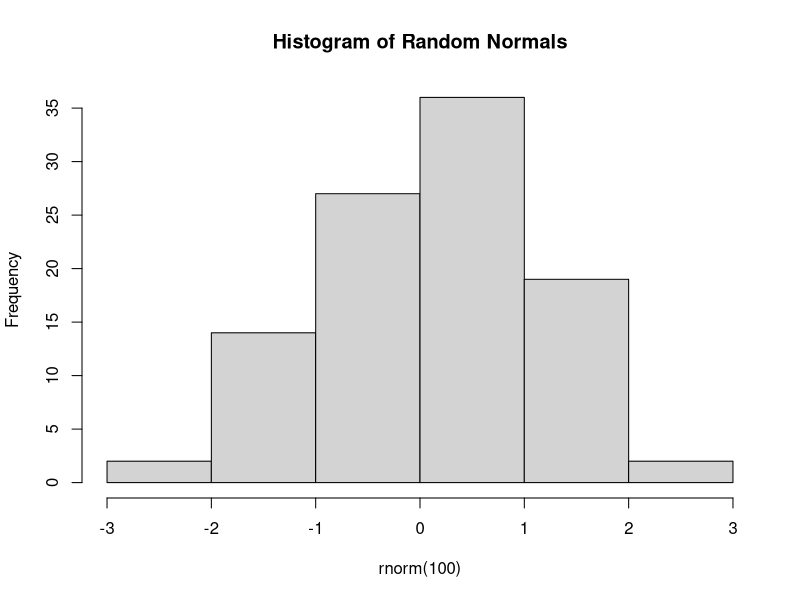

Write the R code that produced this figure.
## ---- chunk 1
# A basic R code chunk
x <- 1:10
mean(x)


# A simple plot
hist(rnorm(100), main = "Histogram of Random Normals")

